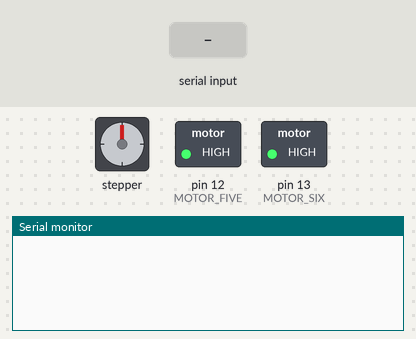
This sketch was run on a simulated Arduino Uno, built with avr-gcc and run on an emulated ATmega328P. Parts: stepper motor, switched loads named in the sketch (green lamp = pin HIGH), the last lines printed to the serial monitor. Wiring (inferred from the names in the program): stepper motor (2048 steps per turn assumed): coils pin 8, pin 9, pin 10, pin 11. The inputs (shaded band) are chosen by the test bench. Pins used as bus, display or sensor lines are not drawn.

Above: at 1.2 s.
1.3 s: "<90|45>" received over Serial
At 1.9 s:
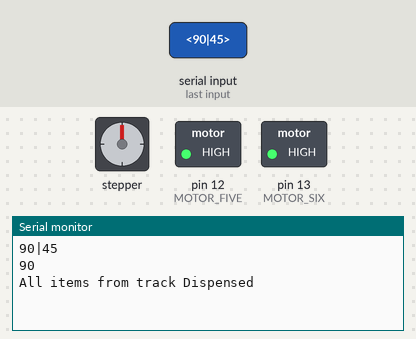
2.8 s: "<1|90|45>" received over Serial
At 3.4 s:
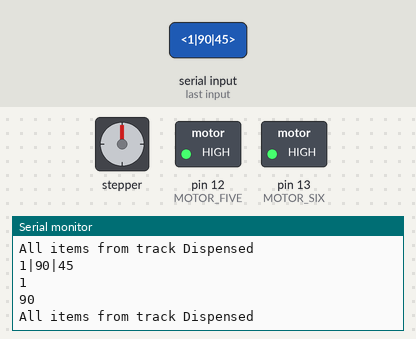

Measured:
- after the input at 1.3 s, the serial monitor: prints a new line at once (image 1)
- after the input at 2.8 s, the serial monitor: prints a new line at once (image 2)

The sketch:

vendingmachine.ino
```cpp
/*
      FORMAT FOR RECIEVING DATA
      START AND END MARKERS:                  "<" and ">"
      DIVIDERS BETWEEN ITEM_COUNT PAIRS:      "|"
      DIVIDERS BETWEEM ITEM AND COUNT:        "-"

      Example: "<1-3|2-1|5-2|8-3>"
      make sure data sent from the pi arrives in this format.
  */

bool newData = false;

#define IR_SENSOR_PIN1 2
#define IR_SENSOR_PIN2 3
#define IR_SENSOR_PIN3 4
const int maxItems = 6;
int itemcount = 0;

#define MOTOR_ONE 8
#define MOTOR_TWO 9
#define MOTOR_THREE 10
#define MOTOR_FOUR 11
#define MOTOR_FIVE 12
#define MOTOR_SIX 13


const byte numChars = 64;
char rcvdChars[numChars];
char tempChars[numChars];
int items[maxItems][2] = { { 0 } };
int ir = 1;
int cnt = 0;

void setup() {
  // put your setup code here, to run once:
  Serial.begin(9600);
  pinMode(IR_SENSOR_PIN1, INPUT);
  pinMode(IR_SENSOR_PIN2, INPUT);
  pinMode(MOTOR_ONE, OUTPUT);
  pinMode(MOTOR_TWO, OUTPUT);
  pinMode(MOTOR_THREE, OUTPUT);
  pinMode(MOTOR_FOUR, OUTPUT);
  pinMode(MOTOR_FIVE, OUTPUT);
  pinMode(MOTOR_SIX, OUTPUT);

  digitalWrite(MOTOR_ONE, HIGH);
  digitalWrite(MOTOR_TWO, HIGH);
  digitalWrite(MOTOR_THREE, HIGH);
  digitalWrite(MOTOR_FOUR, HIGH);
  digitalWrite(MOTOR_FIVE, HIGH);
  digitalWrite(MOTOR_SIX, HIGH);
}

void loop() {
  // put your main code here, to run repeatedly:
  recvDataFromPi();
  dispenseParent();
}

void dispense(int pin, int count) {
  // dispenses (count) items from (pin) index
  // turns the thing for a second, then in half second increments until the item has been dispensed
  for (int i = 1; i <= count; i++) {
    digitalWrite(pin, LOW);
    Serial.println("rotating coil...");
    while (true) {
      int IR1 = digitalRead(IR_SENSOR_PIN1);
      int IR2 = digitalRead(IR_SENSOR_PIN2);
      int IR3 = digitalRead(IR_SENSOR_PIN3);
      int irf = IR1*IR2*IR3;
      ir *= irf;
      if (ir == 0) {
        digitalWrite(pin, HIGH);
        Serial.println("Item Dispensed");
        delay(2000);
        break;
      }
    }
    ir = 1;
  }
  Serial.println("All items from track Dispensed");
}

void dispenseParent() {
  if (newData == true) {
    Serial.println(rcvdChars);
    parseInput(rcvdChars);

    for (int i = 0; i <= itemcount; i++) {
      dispense(items[i][0], items[i][1]);
    }
    newData = false;
  } else {
    cnt++;
    if (cnt == 30000) {
      // Serial.println("no new data");
      cnt = 0;
    }
  }
}

void recvDataFromPi() {
  static boolean recvInProgress = false;
  static byte ndx = 0;
  char startMarker = '<';
  char endMarker = '>';
  char rc;

  if (Serial.available() == 0) {
    return;
  }

  while (Serial.available() > 0 && newData == false) {
    rc = Serial.read();

    if (recvInProgress == true) {
      if (rc != endMarker) {
        rcvdChars[ndx] = rc;
        ndx++;
        if (ndx >= numChars) {
          ndx = numChars - 1;
        }
      } else {
        rcvdChars[ndx] = '\0';  // terminate the string
        recvInProgress = false;
        ndx = 0;
        newData = true;
      }
    } else if (rc == startMarker) {
      recvInProgress = true;
    }
  }
}

void parseInput(String input) {
  int index = 0;
  int startPos = 0;

  while (index <= maxItems) {
    int separatorPos = input.indexOf('|', startPos);

    if (separatorPos == -1) {
      break;
    }

    String item = input.substring(startPos, separatorPos);
    Serial.println(item);
    int dashPos = item.indexOf('-');


    if (dashPos != -1) {
      items[index][0] = item.substring(0, dashPos).toInt();
      Serial.println(items[index][0]);
      Serial.println(index);

      items[index][1] = item.substring(dashPos + 1).toInt();
      Serial.println(items[index][1]);
      index++;
    }

    startPos = separatorPos + 1;
  }
  itemcount = index;
}
```

vendtest.ino
```cpp

```
